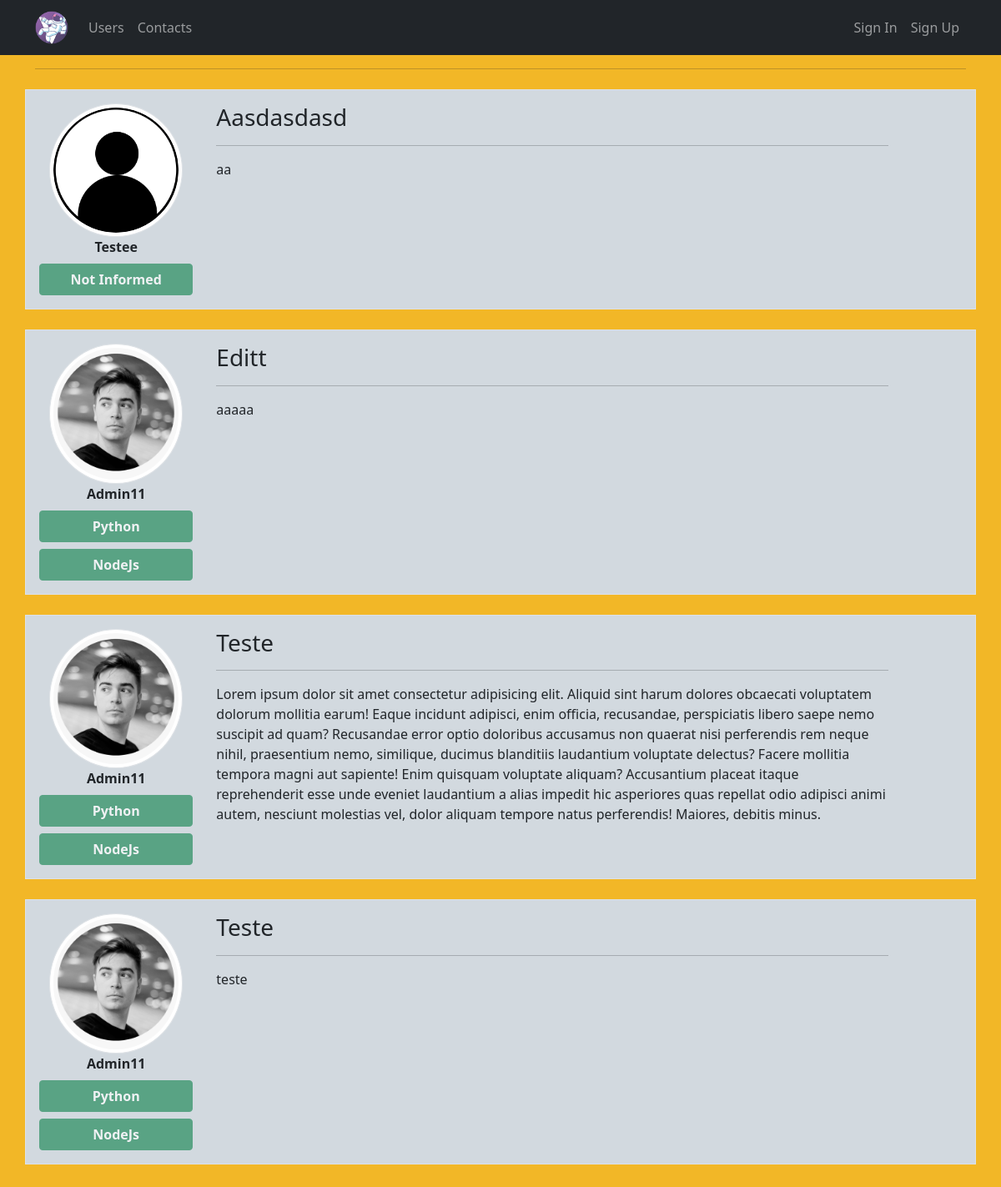
Before: / with the older database file.
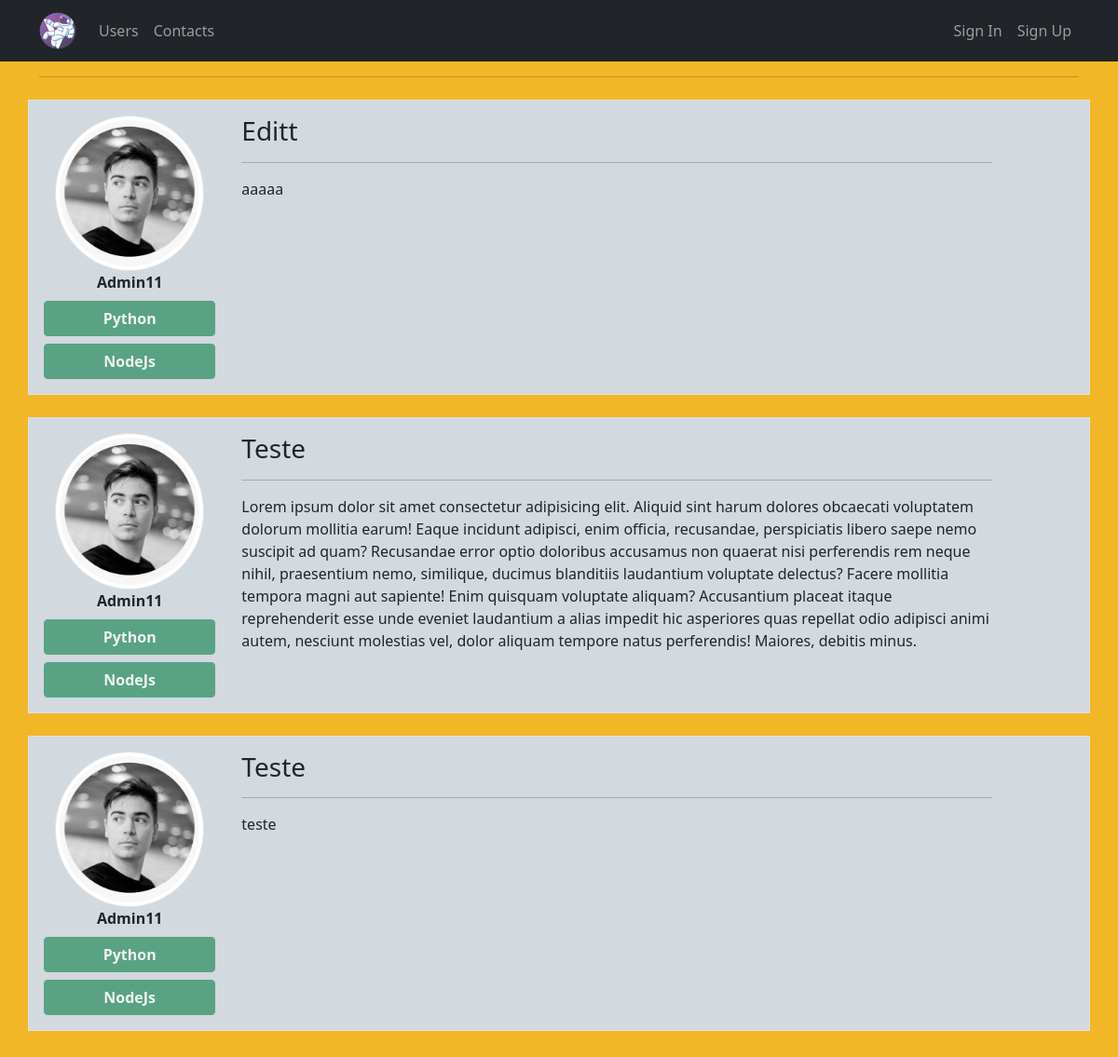
After: the same page with the newer database file.
### site_web/models.py (models this page shows)
class Post(database.Model):
    id = database.Column(database.Integer, primary_key=True)
    title = database.Column(database.String, nullable=False)
    body = database.Column(database.Text, nullable=False)
    dt_create = database.Column(database.DateTime, nullable=False, default=datetime.utcnow)
    id_user = database.Column(database.Integer, database.ForeignKey('user.id'), nullable=False)

class User(database.Model, UserMixin):
    id = database.Column(database.Integer, primary_key=True)
    username = database.Column(database.String, nullable=False)
    email = database.Column(database.String, nullable=False, unique=True)
    password = database.Column(database.String, nullable=False)
    profile_picture = database.Column(database.String, default='default.jpg')
    courses = database.Column(database.String, nullable=False, default='Not Informed')
    posts = database.relationship('Post', backref='author', lazy=True)

### site_web/routes.py (the view)
@app.route("/")
def home():
    posts = Post.query.order_by(Post.id.desc())
    return render_template("home.html", posts=posts)

### site_web/templates/home.html (shortened to what this page needs)
{% extends 'base.html' %}
{% block body %}
    <div class="container">
        <hr>
        {% for post in posts %}
            <div class="row border mt-4 p-3 color02">
                <div class="col col-2 text-center text-capitalize me-3">
                    <div class=""><img src="{{ url_for('static', filename='media/{}'.format(post.author.profile_picture)) }}" alt="profile_pricture" class="rounded-circle img-thumbnail"></div>
                    <strong>{{ post.author.username }}</strong>
                        <div class="row justify-content-center">
                                {% if post.author.courses %}
                                    {% for course in post.author.courses.split(';') %}
                                    <button type="button" class="btn btn-success mt-2 fw-bolder" disabled>
                                        {{ course }}
                                    </button>
                                    {% endfor %}
                                {% else %}
                                    <button type="button" class="btn btn-success mt-2 fw-bolder" disabled>
                                        No Courses Registered :(
                                    </button>
                                {% endif %}
                        </div>
                </div>
                <div class="col col-9 ">
                    <h3 class="text-capitalize">{{ post.title }}</h3>
                    <hr>
                    <p>{{ post.body }}</p>
                </div>
            </div>
        {% endfor %}
    </div>
{% endblock body %}

### site_web/templates/base.html (shortened to what this page needs)
<!DOCTYPE html>
<html lang="PT-BR">
  <head>
    <link
      href="https://cdn.jsdelivr.net/npm/bootstrap@5.1.3/dist/css/bootstrap.min.css"
      rel="stylesheet"
    />
    <link rel="stylesheet" type="text/css" href="{{url_for('static', filename='main.css')}}">
  </head>
  <body id="color01">
    {% include 'navbar.html' %}
    {% block body %}
    {% endblock body %}
  </body>
</html>

### site_web/templates/navbar.html (shortened to what this page needs)
<nav class="navbar navbar-expand-lg navbar-dark bg-dark">
  <div class="container">
    <a class="navbar-brand" href="{{url_for('home')}}">
      <img src="{{url_for('static', filename='media/logo.png')}}" alt="" id="image01" width="40" height="40">
    </a>
    <div class="collapse navbar-collapse" id="navbarSupportedContent">
      <ul class="navbar-nav me-auto mb-2 mb-lg-0">
        <li class="nav-item">
          <a class="nav-link" href="{{url_for('user')}}">Users</a>
        </li>
        <li class="nav-item">
          <a class="nav-link" href="{{url_for('contact')}}">Contacts</a>
        </li>
      </ul>
      <ul class="d-flex navbar-nav">
        {% if current_user.is_authenticated %}
          <li class="nav-item">
            <a href="{{ url_for('create_post')}}" class="nav-link">Create Post</a>
          </li>
          <li class="nav-item">
            <a href="{{ url_for('profile')}}" class="nav-link">My Profile</a>
          </li>
          <li class="nav-item">
            <a href="{{ url_for('exit')}}" class="nav-link">Exit</a>
          </li>
         {% else %}
            <li class="nav-item">
              <a href="{{url_for('login')}}" class="nav-link">Sign In</a>
            </li>
            <li class="nav-item">
              <a href="{{url_for('login')}}" class="nav-link">Sign Up</a>
            </li>
        {% endif %}
      </ul>
    </div>
  </div>
</nav>

### site_web/static/main.css (style rules this page uses)
#color01 { background-color: #f2b727; }
.color02 { background-color: #d2d9df; }

Changed rows visible on the page:
removed Post: profile_picture (placeholder picture), author.username "Testee", title "Aasdasdasd", body "aa"
no longer on this page (row unchanged): User: courses "Not Informed"
